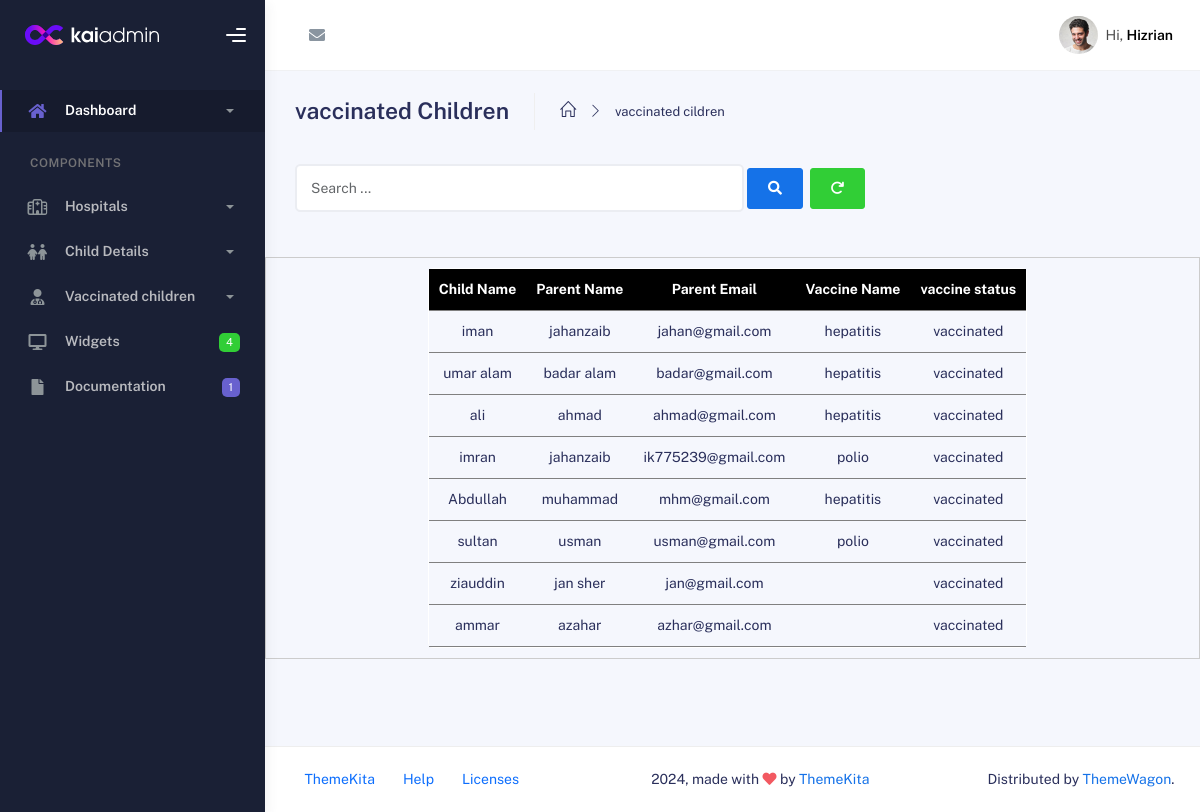
The page /Admin/admin_panel/forms/r_children.php on the database its author committed.
### tables this page shows
CREATE TABLE `child_detail` (
  `id` int(11) NOT NULL,
  `ch_name` varchar(255) NOT NULL,
  `pa_name` varchar(255) NOT NULL,
  `pa_email` varchar(255) NOT NULL,
  `ch_age` int(11) NOT NULL,
  `ch_address` varchar(255) NOT NULL,
  `vac_date` date NOT NULL,
  `ch_dob` date NOT NULL,
  `vac_name` varchar(255) NOT NULL,
  `hos_name` varchar(255) NOT NULL,
  `pa_massege` varchar(300) NOT NULL,
  `child_status` enum('pending','approved','rejected') DEFAULT 'pending',
  `vac_report` enum('vaccinated','not vaccinated') DEFAULT 'not vaccinated'
);

### Admin/admin_panel/forms/r_children.php (the view, shortened to what this page needs)
<?php
include("../f_shared/f_header.php");
include("../f_shared/f_sidebar.php");
$connection=mysqli_connect("localhost","root","","vaccine");
$search = isset($_GET['search']) ? $_GET['search'] : '';
if (!empty($search)) {
    $quer = "SELECT * FROM child_detail WHERE
        ch_name LIKE '%$search%' OR
        pa_name LIKE '%$search%' OR
        vac_name LIKE '%$search%'";
} else {
    $quer="SELECT * FROM child_detail WHERE vac_report='vaccinated'";
}
$run=mysqli_query($connection,$quer);
if(mysqli_num_rows($run)>0){
?>
      <div class="main-panel">
       <?php
include("../f_shared/f_nav.php");
?>
<div class="container">
          <div class="page-inner">
            <div class="page-header">
              <h3 class="fw-bold mb-3">vaccinated Children</h3>
              <ul class="breadcrumbs mb-3">
                <li class="nav-home">
                  <a href="../index.php">
                    <i class="icon-home"></i>
                  </a>
                </li>
                <li class="separator">
                  <i class="icon-arrow-right"></i>
                </li>
                <li class="nav-item">
                  <a href="r_children.php">vaccinated cildren</a>
                </li>
              </ul>
            </div>
                 <div class="row">
              <div class="col-md-8">
                  <form method="GET" class="d-flex mb-4">
                              <input
                              type="text"
                              name="search"
                              placeholder="Search ..."
                              class="form-control"
                              value="<?= htmlspecialchars($search) ?>"
                              />
                              <button type="submit" class="btn btn-search btn-primary m-1">
                                  <i class="fa fa-search search-icon"></i>
                              </button>
                              <a href="show_child_det.php" class="btn btn-success m-1" ><i class="fa-solid fa-arrow-rotate-right"></i></a>
                      </div>
                </div>
            </div>
              <div class="show_hosp d-flex justify-content-center scroll-container">
            <table border="1px"   class="content-item">
              <thead >
                <tr >
                    <th>Child Name</th>
                    <th>Parent Name</th>
                    <th>Parent Email</th>
                    <th>Vaccine Name</th>
                    <th>vaccine status</th>
                </tr>
              </thead>
              <tbody>
                <?php
                    while($data=mysqli_fetch_assoc($run)){
                ?>
                <tr >
                <td><?php echo $data['ch_name']; ?></td>
                <td><?php echo $data['pa_name']; ?></td>
                <td><?php echo $data['pa_email']; ?></td>
                <td><?php echo $data['vac_name']; ?></td>
                <td><?php echo $data['vac_report']; ?></td>
                </tr>
                <?php }?>
              </tbody>
            </table>
            <?php }?>
          </div>
        </div>
        <?php
include("../f_shared/f_footer.php");
?>

### Admin/admin_panel/assets/css/main.css (style rules this page uses)
.scroll-container { display: flex; overflow-x: scroll; white-space: nowrap; width: 100%; border: 1px solid #ccc; padding: 10px; }
.content-item { display: inline-block; min-width: 150px; margin-right: 10px; text-align: center; border: 1px solid #ffffff; border-radius: 5px; }

### Admin/admin_panel/forms/r_children.php (style rules this page uses)
table th, td { border-bottom: 1px solid gray; text-align: center; padding: 10px; }
th, td { padding: 10px; }
th { background-color: black; color: white; border-right-color: white !important; }

### rows shown on the page
child_detail: ch_name "iman", pa_name "jahanzaib", pa_email "jahan@gmail.com", vac_name "hepatitis", vac_report "vaccinated"
child_detail: ch_name "umar alam", pa_name "badar alam", pa_email "badar@gmail.com", vac_name "hepatitis", vac_report "vaccinated"
child_detail: ch_name "ali", pa_name "ahmad", pa_email "ahmad@gmail.com", vac_name "hepatitis", vac_report "vaccinated"
child_detail: ch_name "imran", pa_name "jahanzaib", pa_email "ik775239@gmail.com", vac_name "polio", vac_report "vaccinated"
child_detail: ch_name "Abdullah", pa_name "muhammad", pa_email "mhm@gmail.com", vac_name "hepatitis", vac_report "vaccinated"
child_detail: ch_name "sultan", pa_name "usman", pa_email "usman@gmail.com", vac_name "polio", vac_report "vaccinated"
child_detail: ch_name "ziauddin", pa_name "jan sher", pa_email "jan@gmail.com", vac_report "vaccinated"
child_detail: ch_name "ammar", pa_name "azahar", pa_email "azhar@gmail.com", vac_report "vaccinated"
